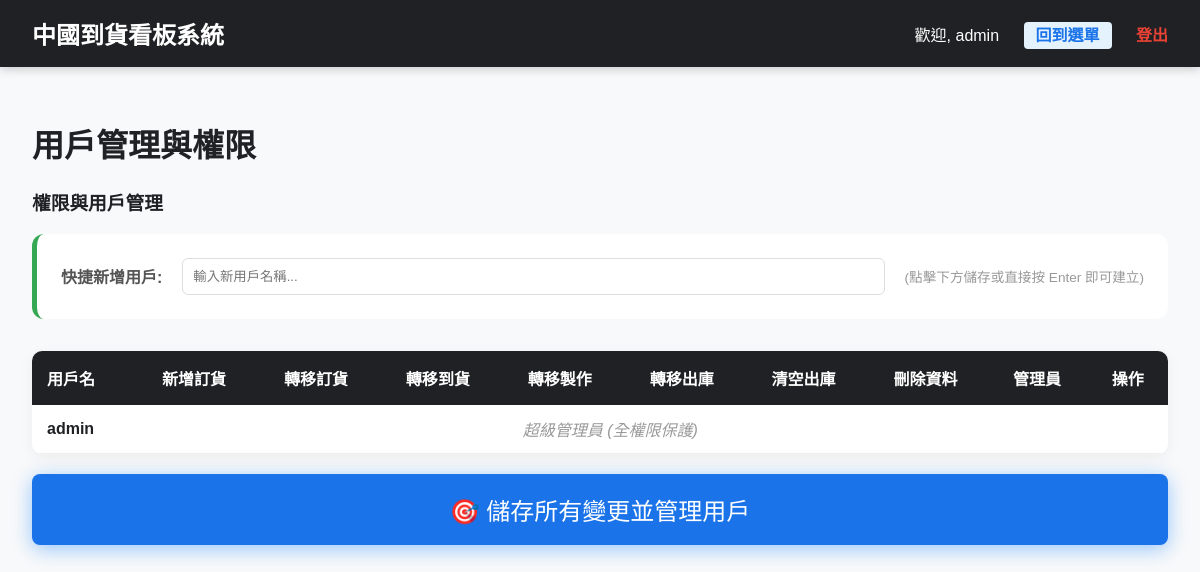
/users (signed in), run on an earlier commit of the app's database.
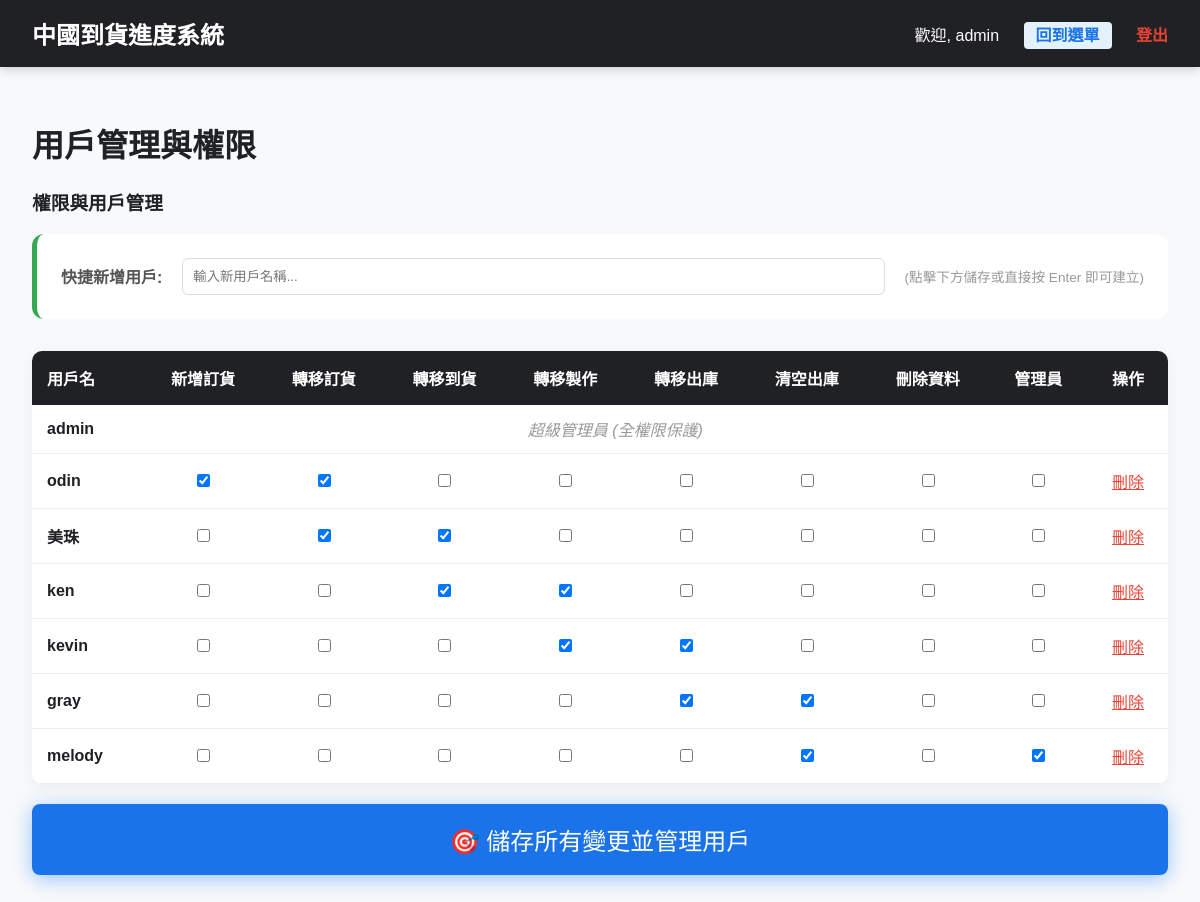
And on a later commit of the database.
### models.py (models this page shows)
class User(db.Model):
    id = db.Column(db.Integer, primary_key=True)
    username = db.Column(db.String(50), unique=True, nullable=False)
    password_hash = db.Column(db.String(128), nullable=False)
    is_admin = db.Column(db.Boolean, default=False)
    permissions = db.relationship('Permission', backref='user', uselist=False, cascade="all, delete-orphan")

class SystemConfig(db.Model):
    id = db.Column(db.Integer, primary_key=True)
    key = db.Column(db.String(50), unique=True, nullable=False)
    value = db.Column(db.Text)

class Permission(db.Model):
    id = db.Column(db.Integer, primary_key=True)
    user_id = db.Column(db.Integer, db.ForeignKey('user.id'), nullable=False)
    can_add_order = db.Column(db.Boolean, default=False)        # 新增訂貨 (保留為獨立權限)
    stage_perms = db.Column(db.JSON, default={})
    can_clear_delivery = db.Column(db.Boolean, default=False)      # 清除最後一階段 (保留為獨立權限)
    can_delete = db.Column(db.Boolean, default=False)              # 刪除資料權限

### main.py (the view)
@app.route('/users')
def users_page():
    if not session.get('is_admin'):
        return "權限不足", 403
    users = User.query.all()
    return render_template('users.html', users=users)

### main.py (called while the page is built, shortened)
def get_config(key, default=None):
    config = SystemConfig.query.filter_by(key=key).first()
    return config.value if config else default

def get_inf_config(section, key, default=None):
    inf_path = os.path.join(os.path.dirname(__file__), 'config.inf')
    if not os.path.exists(inf_path):
        return default

def get_workflow_stages():
    stages_str = get_inf_config('Workflow', 'stages', 'ORDER:訂貨,ARRIVAL:到貨,PRODUCTION:製作,DELIVERY:出庫')
    stages = []
    for item in stages_str.split(','):
        if ':' in item:
            key, name = item.strip().split(':')
            stages.append({'key': key.strip(), 'name': name.strip()})
    return stages

@app.context_processor
def inject_config():
    return {
        'site_title': get_config('site_title', '中國到貨看板系統'),
        'workflow_stages': get_workflow_stages(),
        'undo_mode': get_inf_config('System', 'undo_mode', '1')
    }

### templates/users.html (shortened to what this page needs)
{% extends "layout.html" %}
{% block content %}
<h1>用戶管理與權限</h1>
<h3>權限與用戶管理</h3>
<form action="/users/update_permissions" method="post">
    <div style="background: white; padding: 1.5rem; border-radius: 12px; margin-bottom: 2rem; border-left: 5px solid var(--success); display: flex; align-items: center; gap: 20px;">
        <span style="font-weight: bold; color: #555;">快捷新增用戶:</span>
        <input type="text" name="new_username" placeholder="輸入新用戶名稱..." style="flex: 1; padding: 10px; border: 1px solid #ddd; border-radius: 6px;">
        <span style="font-size: 0.85rem; color: #999;">(點擊下方儲存或直接按 Enter 即可建立)</span>
    </div>
    <table style="width: 100%; border-collapse: collapse; background: white; border-radius: 10px; overflow: hidden; box-shadow: 0 4px 15px rgba(0,0,0,0.05);">
        <thead>
            <tr style="background: #202124; color: white;">
                <th style="padding: 15px; text-align: left;">用戶名</th>
                <th style="padding: 15px;">新增訂貨</th>
                {% for stage in workflow_stages %}
                <th style="padding: 15px;">轉移{{ stage.name }}</th>
                {% endfor %}
                <th style="padding: 15px;">清空出庫</th>
                <th style="padding: 15px;">刪除資料</th>
                <th style="padding: 15px;">管理員</th>
                <th style="padding: 15px;">操作</th>
            </tr>
        </thead>
        <tbody>
            {% for u in users %}
            {% if u.username != 'administrator' %}
            <tr style="border-bottom: 1px solid #eee; text-align: center;">
                <td style="padding: 15px; text-align: left; font-weight: bold;">{{ u.username }}</td>
                {% if u.username != 'admin' and u.username != 'administrator' %}
                    {% set p = u.permissions %}
                    <td style="padding: 15px;"><input type="checkbox" name="can_add_{{ u.id }}" {% if p.can_add_order %}checked{% endif %}></td>
                    {% for stage in workflow_stages %}
                    <td style="padding: 15px;">
                        <input type="checkbox" name="can_{{ stage.key }}_{{ u.id }}" {% if p.stage_perms and p.stage_perms.get(stage.key) %}checked{% endif %}>
                    </td>
                    {% endfor %}
                    <td style="padding: 15px;"><input type="checkbox" name="can_clear_{{ u.id }}" {% if p.can_clear_delivery %}checked{% endif %}></td>
                    <td style="padding: 15px;"><input type="checkbox" name="can_delete_{{ u.id }}" {% if p.can_delete %}checked{% endif %}></td>
                    <td style="padding: 15px;"><input type="checkbox" name="is_admin_{{ u.id }}" {% if u.is_admin %}checked{% endif %}></td>
                    <td style="padding: 15px;">
                        <button type="submit" formaction="/users/delete/{{ u.id }}" onclick="return confirm('確定要永久刪除用戶 {{ u.username }} 嗎？');" style="background: none; border: none; color: var(--danger); cursor: pointer; text-decoration: underline; padding: 0; font-size: 1rem;">刪除</button>
                    </td>
                {% else %}
                    <td colspan="{{ 4 + workflow_stages|length }}" style="color: #999; font-style: italic;">超級管理員 (全權限保護)</td>
                {% endif %}
            </tr>
            {% endif %}
            {% endfor %}
        </tbody>
    </table>
    <div style="position: sticky; bottom: 20px; z-index: 100;">
        <button type="submit" style="background: var(--primary); color: white; border: none; padding: 18px; margin-top: 20px; font-size: 1.5rem; width: 100%; border-radius: 8px; cursor: pointer; box-shadow: 0 4px 20px rgba(0,123,255,0.4); transition: transform 0.2s;">
            🎯 儲存所有變更並管理用戶
        </button>
    </div>
</form>
{% endblock %}

### templates/layout.html (shortened to what this page needs)
<!DOCTYPE html>
<html lang="zh-Hant">
<head>
</head>
<body>
    <div class="nav-header">
        <div style="font-size: 1.5rem; font-weight: bold;">{{ site_title }}</div>
        <div class="nav-links">
            <span>歡迎, {{ session.username }}</span>
            {% if request.endpoint not in ['admin_home', 'index'] %}
            <a href="/admin_home" style="background: #e3f2fd; color: #1a73e8; padding: 5px 12px; border-radius: 4px;">回到選單</a>
            {% endif %}
            <a href="/logout" style="color: var(--danger);">登出</a>
        </div>
    </div>
    <div class="container">
        {% block content %}{% endblock %}
    </div>
</body>
</html>

### templates/layout.html (style rules this page uses)
:root { --primary: #1a73e8; --success: #34a853; --warning: #fbbc05; --danger: #ea4335; --info: #4285f4; --dark: #202124; --light: #f8f9fa; }
body { font-family: 'Microsoft JhengHei', sans-serif; margin: 0; background: var(--light); color: var(--dark); }
.nav-header { background: var(--dark); color: white; padding: 1rem 2rem; display: flex; justify-content: space-between; align-items: center; box-shadow: 0 2px 10px rgba(0,0,0,0.2); }
.nav-links a { color: #ccc; text-decoration: none; margin-left: 20px; font-weight: bold; }
.container { padding: 2rem; max-width: 1200px; margin: 0 auto; }

What changed in the data, as far as the page shows it:
added SystemConfig: value "中國到貨進度系統"
added User: username "odin", id "☑", id "☑"
added User: username "美珠", id "☑" "☑"
added User: username "ken", id "☑" "☑"
added User: username "kevin", id "☑" "☑"
added User: username "gray", id "☑", id "☑"
added User: username "melody", id "☑", is_admin "☑"
Also different on the page:
{{ site_title }}: "中國到貨看板系統" → (not shown)
